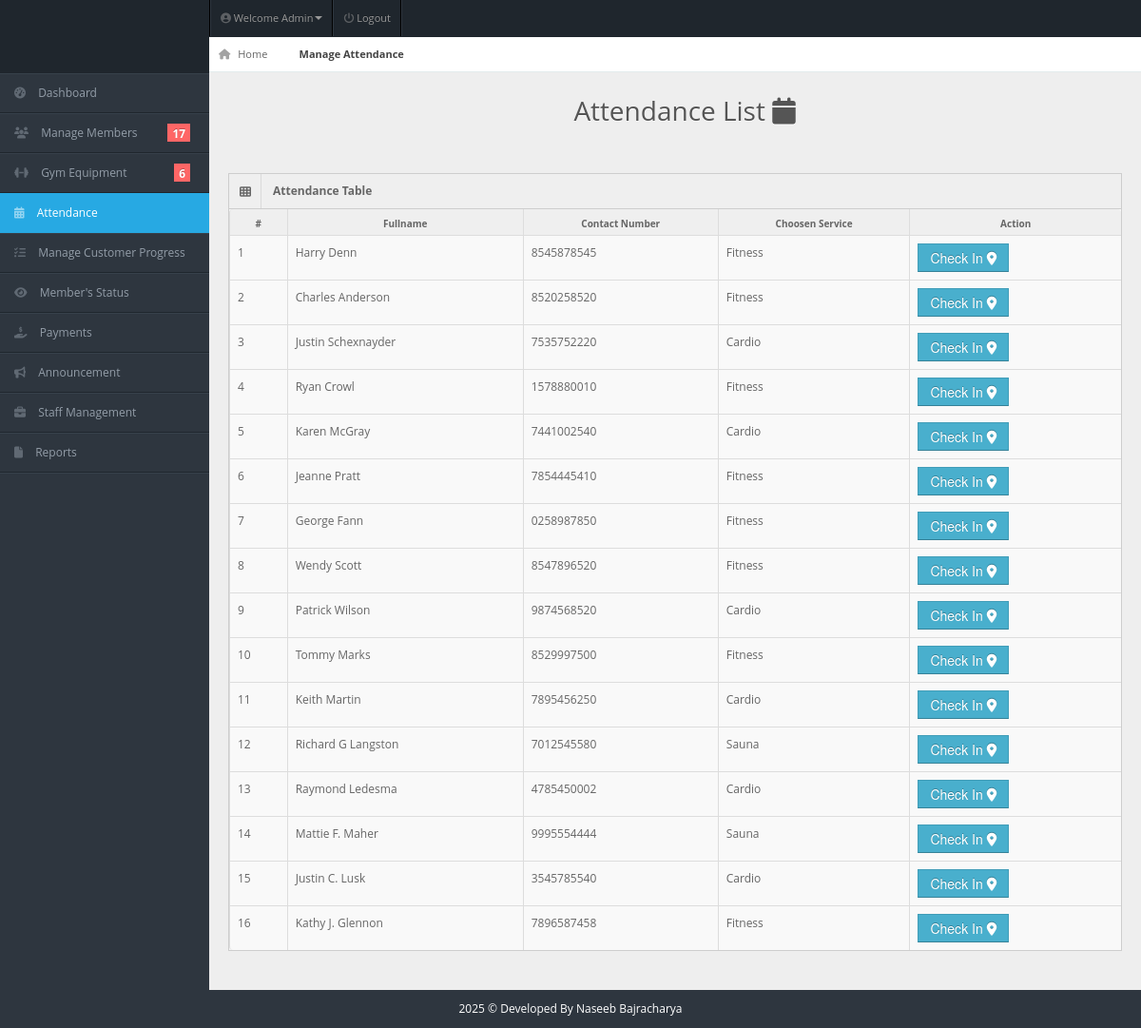
Page /admin/attendance.php (signed in) on the committed database.
### tables this page shows
CREATE TABLE `members` (
  `user_id` int(11) NOT NULL,
  `fullname` varchar(20) NOT NULL,
  `username` varchar(20) NOT NULL,
  `password` varchar(100) NOT NULL,
  `gender` varchar(20) NOT NULL,
  `dor` date NOT NULL,
  `services` varchar(50) NOT NULL,
  `amount` int(100) NOT NULL,
  `paid_date` date NOT NULL,
  `p_year` int(11) NOT NULL,
  `plan` varchar(100) NOT NULL,
  `address` varchar(20) NOT NULL,
  `contact` varchar(10) NOT NULL,
  `status` varchar(20) NOT NULL DEFAULT 'Active',
  `attendance_count` int(100) NOT NULL,
  `ini_weight` int(100) NOT NULL DEFAULT '0',
  `curr_weight` int(100) NOT NULL DEFAULT '0',
  `ini_bodytype` varchar(50) NOT NULL,
  `curr_bodytype` varchar(50) NOT NULL,
  `progress_date` date NOT NULL,
  `reminder` int(11) NOT NULL DEFAULT '0'
);

### admin/attendance.php (the view, shortened to what this page needs)
<!DOCTYPE html>
<html lang="en">
<head>
    <link rel="stylesheet" href="../css/bootstrap.min.css" />
    <link rel="stylesheet" href="../css/bootstrap-responsive.min.css" />
    <link rel="stylesheet" href="../css/uniform.css" />
    <link rel="stylesheet" href="../css/select2.css" />
    <link rel="stylesheet" href="../css/matrix-style.css" />
    <link rel="stylesheet" href="../css/matrix-media.css" />
    <link href="../font-awesome/css/fontawesome.css" rel="stylesheet" />
    <link href="../font-awesome/css/all.css" rel="stylesheet" />
</head>
<body>
<div id="header">
  <h1><a href="dashboard.html">Perfect Gym Admin</a></h1>
</div>
<?php include 'includes/topheader.php' ?>
<?php $page = "attendance"; include 'includes/sidebar.php' ?>
<div id="content">
  <div id="content-header">
    <div id="breadcrumb">
      <a href="index.php" class="tip-bottom"><i class="fas fa-home"></i> Home</a>
      <a href="attendance.php" class="current">Manage Attendance</a>
    </div>
    <h1 class="text-center">Attendance List <i class="fas fa-calendar"></i></h1>
  </div>
  <div class="container-fluid">
    <div class="row-fluid">
      <div class="span12">
        <div class='widget-box'>
          <div class='widget-title'> <span class='icon'> <i class='fas fa-th'></i> </span>
            <h5>Attendance Table</h5>
          </div>
          <div class='widget-content nopadding'>
            <table class='table table-bordered table-hover'>
              <thead>
                <tr>
                  <th>#</th>
                  <th>Fullname</th>
                  <th>Contact Number</th>
                  <th>Choosen Service</th>
                  <th>Action</th>
                </tr>
              </thead>
              <tbody>
              <?php
              $current_date = date('Y-m-d');
              $qry = "SELECT * FROM members WHERE status = 'Active'";
              $result = mysqli_query($conn, $qry);
              $cnt = 1;
              while ($row = mysqli_fetch_assoc($result)) {
                  $user_id = $row['user_id'];
                  echo "<tr>";
                  echo "<td class='text-center'>{$cnt}</td>";
                  echo "<td class='text-center'>{$row['fullname']}</td>";
                  echo "<td class='text-center'>{$row['contact']}</td>";
                  echo "<td class='text-center'>{$row['services']}</td>";
                  $att_qry = "SELECT * FROM attendance WHERE curr_date = '$current_date' AND user_id = '$user_id'";
                  $att_res = mysqli_query($conn, $att_qry);
                  $row_exist = mysqli_fetch_assoc($att_res);
                  if ($row_exist) {
                      $curr_date = $row_exist['curr_date'];
                      $curr_time = $row_exist['curr_time'];
                      echo "<td class='text-center'>";
                      echo "<span class='label label-inverse'>{$curr_date} {$curr_time}</span><br>";
                      echo "<a href='actions/delete-attendance.php?id={$user_id}'>
                              <button class='btn btn-danger mt-2'>Check Out <i class='fas fa-clock'></i></button>
                            </a>";
                      echo "</td>";
                  } else {
                      echo "<td class='text-center'>
                              <a href='actions/check-attendance.php?id={$user_id}'>
                                <button class='btn btn-info'>Check In <i class='fas fa-map-marker-alt'></i></button>
                              </a>
                            </td>";
                  }
                  echo "</tr>";
                  $cnt++;
              }
              ?>
              </tbody>
            </table>
          </div>
        </div>
      </div>
    </div>
  </div>
</div>
<div class="row-fluid">
  <div id="footer" class="span12"> <?php echo date("Y"); ?> &copy; Developed By Naseeb Bajracharya </div>
</div>
</body>
</html>

### admin/includes/topheader.php (shortened to what this page needs)
<div id="user-nav" class="navbar navbar-inverse">
  <ul class="nav right">
    <li  class="dropdown" id="profile-messages" ><a title="" href="#" data-toggle="dropdown" data-target="#profile-messages" class="dropdown-toggle"><i class="fas fa-user-circle"></i>  <span class="text">Welcome Admin</span><b class="caret"></b></a>
    </li>
    <li class=""><a title="" href="../logout.php"><i class="fas fa-power-off"></i> <span class="text">Logout</span></a></li>
  </ul>
</div>

### admin/includes/sidebar.php (shortened to what this page needs)
<div id="sidebar"><a href="#" class="visible-phone"><i class="fas fa-home"></i> Dashboard</a>
  <ul>
    <li class="<?php if($page=='dashboard'){ echo 'active'; }?>"><a href="index.php"><i class="fas fa-tachometer-alt"></i> <span>Dashboard</span></a> </li>
    <li class="submenu"> <a href="#"><i class="fas fa-users"></i> <span>Manage Members</span> <span class="label label-important"><?php include 'dashboard-usercount.php';?> </span></a>
    </li>
    <li class="submenu"> <a href="#"><i class="fas fa-dumbbell"></i> <span>Gym Equipment</span> <span class="label label-important"><?php include 'dashboard-equipcount.php';?> </span></a>
    </li>
    <li class="<?php if($page=='attendance'){ echo 'submenu active'; } else { echo 'submenu';}?>"> <a href="#"><i class="fas fa-calendar-alt"></i> <span>Attendance</span></a>
      </li>
    <li class="<?php if($page=='manage-customer-progress'){ echo 'active'; }?>"><a href="customer-progress.php"><i class="fas fa-tasks"></i> <span>Manage Customer Progress</span></a></li>
    <li class="<?php if($page=='member-status'){ echo 'active'; }?>"><a href="member-status.php"><i class="fas fa-eye"></i> <span>Member's Status</span></a></li>
    <li class="<?php if($page=='payment'){ echo 'active'; }?>"><a href="payment.php"><i class="fas fa-hand-holding-usd"></i> <span>Payments</span></a></li>
    <li class="<?php if($page=='announcement'){ echo 'active'; }?>"><a href="announcement.php"><i class="fas fa-bullhorn"></i> <span>Announcement</span></a></li>
    <li class="<?php if($page=='staff-management'){ echo 'active'; }?>"><a href="staffs.php"><i class="fas fa-briefcase"></i> <span>Staff Management</span></a></li>
    <li class="submenu"> <a href="#"><i class="fas fa-file"></i> <span>Reports</span></a>
    </li>
  </ul>
</div>

### admin/dashboard-usercount.php (shortened to what this page needs)
<?php
$servername="localhost";
$uname="root";
$pass="";
$db="gymnsb";
$conn=mysqli_connect($servername,$uname,$pass,$db);
$sql = "SELECT * FROM members";
                $query = $conn->query($sql);
                echo "$query->num_rows";
?>

### admin/dashboard-equipcount.php (shortened to what this page needs)
<?php
$servername="localhost";
$uname="root";
$pass="";
$db="gymnsb";
$conn=mysqli_connect($servername,$uname,$pass,$db);
$sql = "SELECT * FROM equipment";
                $query = $conn->query($sql);
                echo "$query->num_rows";
?>

### css/matrix-media.css (style rules this page uses)
body { background:#2E363F; }
#header { background-color: #1f262d; margin-top:10px; }
#sidebar > ul { border-bottom: 1px solid #37414b }
#sidebar > ul > li { border-top: 1px solid #37414b; border-bottom: 1px solid #1f262d; }
#sidebar > ul > li.active { background-color: #27a9e3; border-bottom: 1px solid #27a9e3; border-top: 1px solid #27a9e3; }
#sidebar > ul > li.active a { color:#fff; text-decoration:none; }
#sidebar > ul > li > a > .label { background-color:#F66; }

### admin/attendance.php (style rules this page uses)
#footer { color: white; }

### rows in the picture
members: fullname "Harry Denn", contact "8545878545", services "Fitness"
members: fullname "Charles Anderson", contact "8520258520", services "Fitness"
members: fullname "Justin Schexnayder", contact "7535752220", services "Cardio"
members: fullname "Ryan Crowl", contact "1578880010", services "Fitness"
members: fullname "Karen McGray", contact "7441002540", services "Cardio"
members: fullname "Jeanne Pratt", contact "7854445410", services "Fitness"
members: fullname "George Fann", contact "0258987850", services "Fitness"
members: fullname "Wendy Scott", contact "8547896520", services "Fitness"
members: fullname "Patrick Wilson", contact "9874568520", services "Cardio"
members: fullname "Tommy Marks", contact "8529997500", services "Fitness"
members: fullname "Keith Martin", contact "7895456250", services "Cardio"
members: fullname "Richard G Langston", contact "7012545580", services "Sauna"
members: fullname "Raymond Ledesma", contact "4785450002", services "Cardio"
members: fullname "Mattie F. Maher", contact "9995554444", services "Sauna"
members: fullname "Justin C. Lusk", contact "3545785540", services "Cardio"
members: fullname "Kathy J. Glennon", contact "7896587458", services "Fitness"

### other values in the picture
$query->num_rows "17"
$query->num_rows "6"
